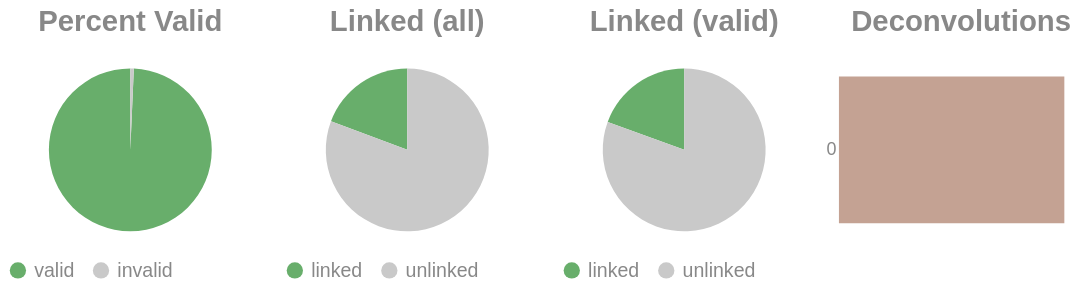

The code cell stored with this chart in its notebook:
### Code cell
if SKIPLR:
    pass
else:
    clash = Counter()
    for i in valids['molecule'].to_list():
        _mol = i.split("-")
        if len(_mol) == 1:
            clash.update('0')
        else:
            clash.update(_mol[-1])

    _d = {"deconvolutions": [], 'count': []}
    for k,v in clash.items():
        _d['deconvolutions'].append(k)
        _d['count'].append(v)

    tot_valid = valids['reads'].sum()
    mask = valids['reads'] >= 2
    n_linked_reads = valids.filter(mask)['reads'].sum()
    if n_linked_reads == 0:
        print_html("No linked molecules (>=2 reads) were detected; skipping linked-only distributions.")
        SKIPLR = True
    else:
        perc_valid = round(tot_valid / n_reads, 4)
        linked_perc_abs = round(n_linked_reads / n_reads, 4)
        linked_perc = round(n_linked_reads / tot_valid, 4)

    _valid = pl.DataFrame({"valids": ['valid', 'invalid'], "count": [tot_valid, n_reads - tot_valid]})
    _linked_abs = pl.DataFrame({"linked (absolute)": ['linked', 'unlinked'], "count": [n_linked_reads, n_reads - n_linked_reads]})
    _linked_rel = pl.DataFrame({"linked (valids)": ['linked', 'unlinked'], "count": [n_linked_reads, tot_valid - n_linked_reads]})

    (
        alt.hconcat(
            piechart(_valid, goodval = 'valid', title = "Percent Valid"),
            piechart(_linked_abs, goodval = "linked", title =  "Linked (all)"),
            piechart(_linked_rel, goodval = "linked", title =  "Linked (valid)"),
            convolutionbar(pl.DataFrame(_d), title = "Deconvolutions"),
            center = True,
            bounds = 'flush'
        )
        .resolve_scale(color='independent')
        .resolve_legend('independent')
        .properties(usermeta={'embedOptions': {"actions": False}})
    ).display()

### Figure 1 — Vega-Lite specification as saved in the notebook (floating-point values rounded to 4 significant figures)
{"width": "container", "height": 400, "config": {"title": {"anchor": "start", "dy": -15, "fontSize": 18, "color": "#888888", "subtitleColor": "#888888", "subtitleFontSize": 14}, "arc": {"fill": "#0072B2"}, "axis": {"domainColor": "#888888", "domainWidth": 0.5, "gridWidth": 0.2, "grid": false, "titleFontWeight": 400, "titleFontSize": 15, "labelFontSize": 11, "labelColor": "#888888", "tickColor": "#888888", "tickWidth": 0.2, "titleColor": "#888888"}, "axisBand": {"grid": false}, "axisX": {"grid": true, "tickSize": 10, "domainCap": "round"}, "axisY": {"domain": false, "grid": true, "tickSize": 0, "domainCap": "round"}, "background": "transparent", "header": {"labelFontSize": 15, "labelColor": "#888888", "titleFontSize": 15, "titleFontWeight": 600, "titleColor": "#888888"}, "legend": {"labelFont": "sans-serif", "labelFontSize": 12, "labelColor": "#888888", "symbolSize": 100, "symbolType": "circle", "titleFontSize": 12, "titlePadding": 10, "titleColor": "#888888", "title": null}, "range": {"category": ["#E69F00", "#56B4E9", "#009E73", "#F0E442", "#0072B2", "#D55E00", "#CC79A7", "#000000"], "diverging": ["#cfe8f3", "#a2d4ec", "#73bfe2", "#46abdb", "#1696d2", "#12719e"]}, "area": {"fill": "#0072B2", "fillOpacity": 0.7, "line": true, "strokeOpacity": 0.7}, "line": {"color": "#0072B2", "stroke": "#0072B2", "strokeWidth": 2}, "trail": {"color": "#0072B2", "stroke": "#0072B2", "strokeWidth": 0, "size": 1}, "point": {"filled": true, "fillOpacity": 1.0, "size": 95}, "text": {"color": "#888888", "fontSize": 11, "align": "right", "fontWeight": 400, "size": 11}, "bar": {"fill": "#0072B2", "stroke": null}, "view": {"stroke": null, "continuousWidth": 660, "continuousHeight": 400}}, "hconcat": [{"data": {"name": "data-42343c0cfe210a1d12430309e486216f"}, "mark": {"type": "arc"}, "encoding": {"color": {"field": "valids", "legend": {"orient": "bottom", "title": null}, "scale": {"domain": ["valid", "invalid"], "range": ["#68ae6b", "#C9C9C9"]}, "title": "Valids", "type": "nominal"}, "theta": {"field": "count", "type": "quantitative"}, "tooltip": [{"field": "valids", "title": "Valids", "type": "ordinal"}, {"field": "percent", "format": ".2%", "title": "Percent", "type": "quantitative"}, {"field": "count", "title": "Count", "type": "quantitative"}]}, "height": 100, "title": {"text": "Percent Valid", "align": "center", "anchor": "middle"}, "transform": [{"calculate": "datum.count / 5716315", "as": "percent"}], "width": 150}, {"data": {"name": "data-90d8d45f5f0af7043f9ab15d7d2064a8"}, "mark": {"type": "arc"}, "encoding": {"color": {"field": "linked (absolute)", "legend": {"orient": "bottom", "title": null}, "scale": {"domain": ["linked", "unlinked"], "range": ["#68ae6b", "#C9C9C9"]}, "title": "Linked (Absolute)", "type": "nominal"}, "theta": {"field": "count", "type": "quantitative"}, "tooltip": [{"field": "linked (absolute)", "title": "Linked (Absolute)", "type": "ordinal"}, {"field": "percent", "format": ".2%", "title": "Percent", "type": "quantitative"}, {"field": "count", "title": "Count", "type": "quantitative"}]}, "height": 100, "title": {"text": "Linked (all)", "align": "center", "anchor": "middle"}, "transform": [{"calculate": "datum.count / 5716315", "as": "percent"}], "width": 150}, {"data": {"name": "data-ab49a8bf92f4f4ea3773e131f8b7d0ba"}, "mark": {"type": "arc"}, "encoding": {"color": {"field": "linked (valids)", "legend": {"orient": "bottom", "title": null}, "scale": {"domain": ["linked", "unlinked"], "range": ["#68ae6b", "#C9C9C9"]}, "title": "Linked (Valids)", "type": "nominal"}, "theta": {"field": "count", "type": "quantitative"}, "tooltip": [{"field": "linked (valids)", "title": "Linked (Valids)", "type": "ordinal"}, {"field": "percent", "format": ".2%", "title": "Percent", "type": "quantitative"}, {"field": "count", "title": "Count", "type": "quantitative"}]}, "height": 100, "title": {"text": "Linked (valid)", "align": "center", "anchor": "middle"}, "transform": [{"calculate": "datum.count / 5677048", "as": "percent"}], "width": 150}, {"data": {"name": "data-5676e1ebcfde99254056ee2837700cc2"}, "mark": {"type": "bar"}, "encoding": {"color": {"field": "deconvolutions", "legend": null, "scale": {"scheme": "lightgreyred"}, "type": "nominal"}, "tooltip": [{"field": "deconvolutions", "title": "Deconvolutions", "type": "ordinal"}, {"field": "percent", "format": ".2%", "title": "Percent", "type": "quantitative"}, {"field": "count", "title": "Count", "type": "quantitative"}], "x": {"axis": null, "field": "count", "type": "quantitative"}, "y": {"field": "deconvolutions", "sort": "ascending", "title": null, "type": "nominal"}}, "height": 100, "title": {"text": "Deconvolutions", "align": "center", "anchor": "middle"}, "transform": [{"calculate": "datum.count / 5073636", "as": "percent"}], "width": 150}], "bounds": "flush", "center": true, "resolve": {"legend": {"angle": "independent"}, "scale": {"color": "independent"}}, "usermeta": {"embedOptions": {"actions": false}}, "$schema": "https://vega.github.io/schema/vega-lite/v6.1.0.json", "datasets": {"data-42343c0cfe210a1d12430309e486216f": [{"valids": "valid", "count": 5677048}, {"valids": "invalid", "count": 39267}], "data-90d8d45f5f0af7043f9ab15d7d2064a8": [{"linked (absolute)": "linked", "count": 1103114}, {"linked (absolute)": "unlinked", "count": 4613201}], "data-ab49a8bf92f4f4ea3773e131f8b7d0ba": [{"linked (valids)": "linked", "count": 1103114}, {"linked (valids)": "unlinked", "count": 4573934}], "data-5676e1ebcfde99254056ee2837700cc2": [{"deconvolutions": "0", "count": 5073636}]}}
